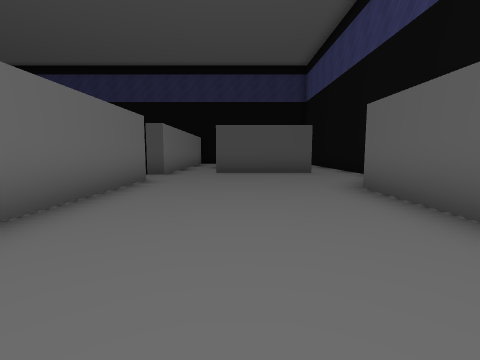
[1] (above)

15 first-person views from a walk through a 3-D level made in the Unity game engine. The camera is 1.3 m above the floor, tilts 6° down and sees 85° across. Doors are open. The floor is counted in squares, 2 m on a side. Each view is taken from the middle of a square. On the plan, view 1 faces up. The plan holds only what a view shows up to about 9 squares ahead; the rest is blank. The place goes on beyond the plan. The player is left out. Some animated figures are not drawn. Some surface patterns are stand-ins.

[2]
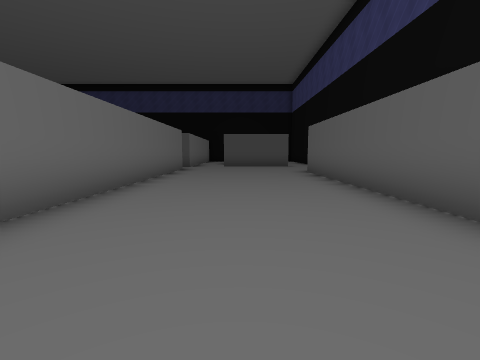

[3]
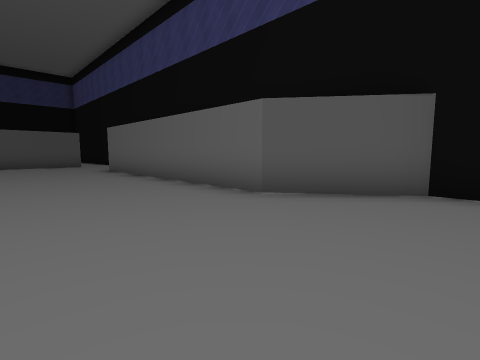

[4]
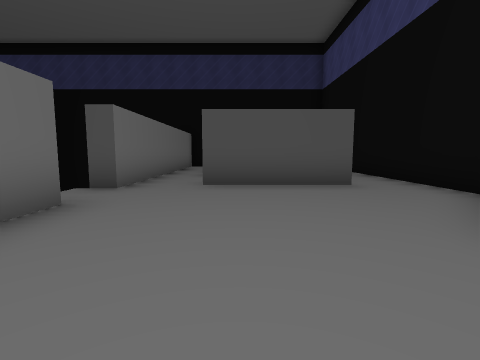

[5]
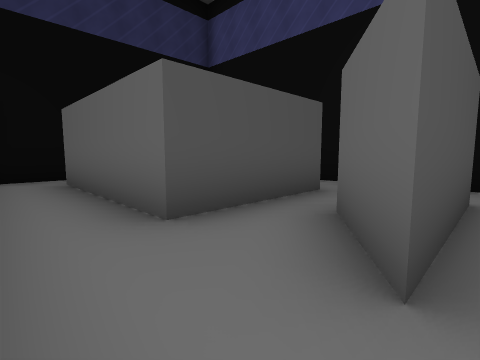

[6]
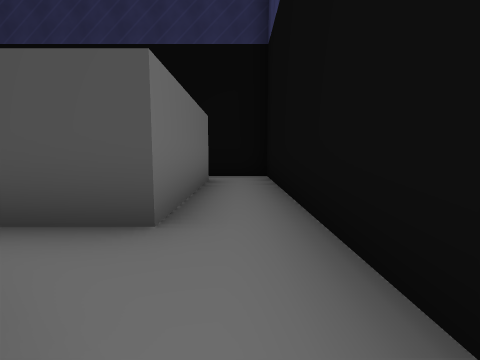

[7]
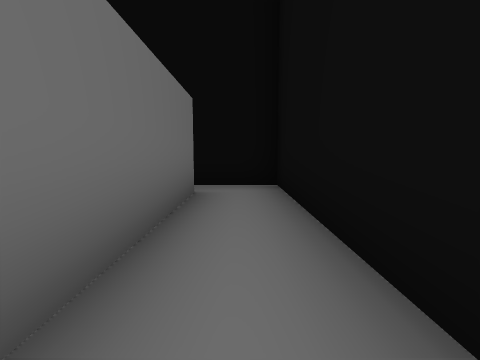

[8]
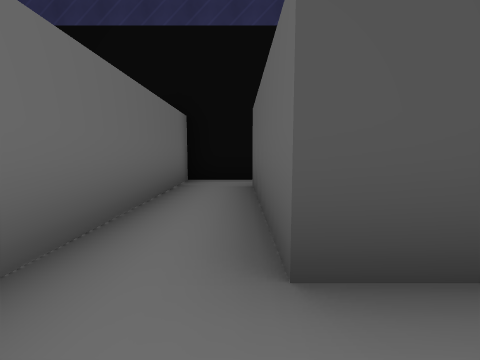

[9]
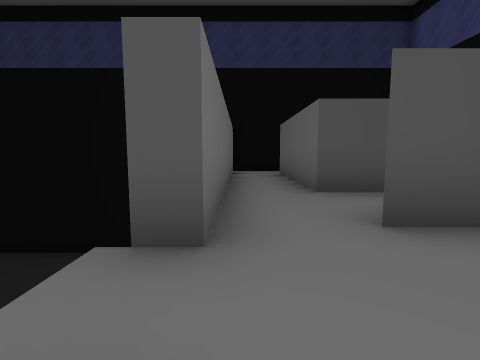

[10]
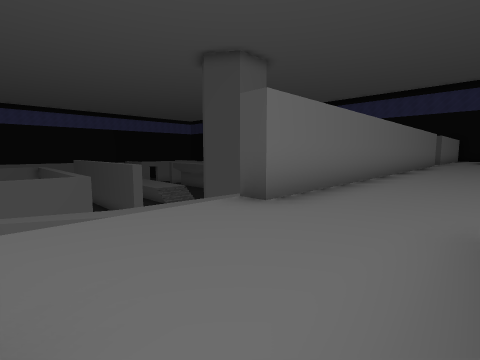

[11]
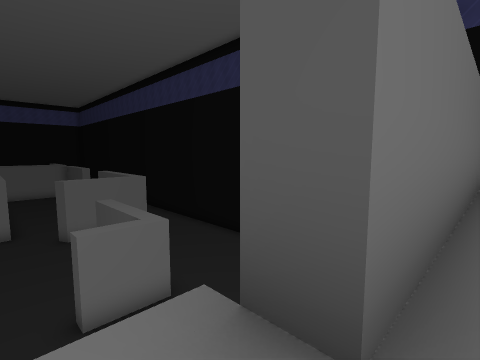

[12]
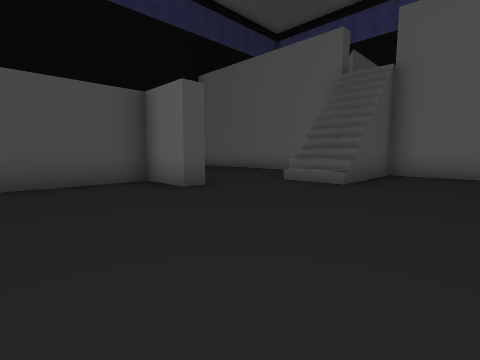

[13]
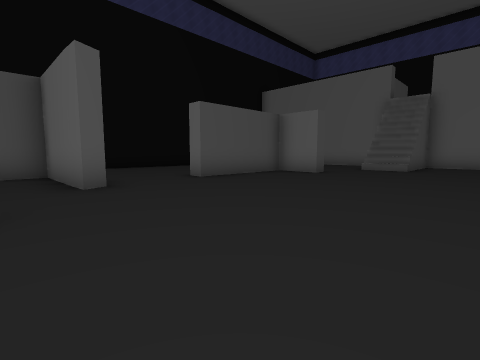

[14]
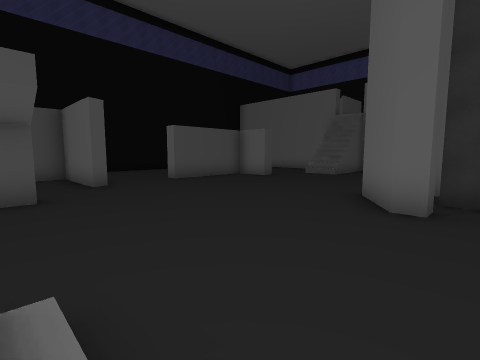

[15]
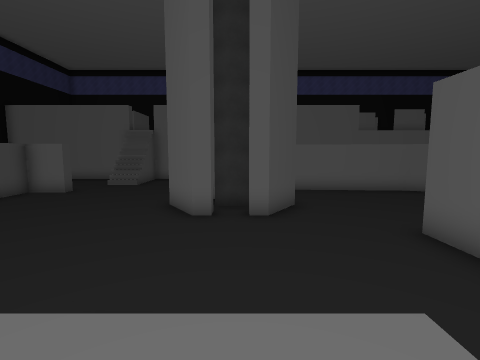

### Floor plan
Key: @ floor where view 1 was taken; # wall or solid block; . main floor; : floor 2 m higher than the main floor; + floor 6 m higher than the main floor; / step, stairs or slope.
Columns run from 19 left of view 1 to 4 right of it. Each row starts with its distance up from view 1.
 16                 ###
 15          ...    #++  ++
 14          ...    #++###+#
 13           ..    #++###+#
 12    ## .. ....   #++###+#
 11    .#.........  #++###+#
 10    .#...####... #++++++#
  9    ........#....#+++#++#
  8    .............#++###+#
  7   #...........///++++++
  6   ............//#++++++
  5   ..............#+++++#
  4   ..............#+++++#
  3   .....##       #+++++#
  2   /....###      #+++++#
  1 : /.....#       #+++++#
  0    ....##       #++@++#
 -1    .......      #+++++#
 -2    .......      #+++++#
 -3     ##....      #+++++##
 -4        ...      #++++++#
 -5         ..      #++++++
 -6                 #+++
 -7                 .++
 -8                 .++
 -9                 .+++

Where each view was taken, in squares from view 1:
view 1: 0 up, 0 right, facing up
view 2: 4 down, 0 right, facing up
view 3: 5 down, 1 left, facing up-right
view 4: 3 up, 0 right, facing up
view 5: 8 up, 2 left, facing up-right
view 6: 8 up, 3 right, facing up
view 7: 10 up, 3 right, facing up
view 8: 9 up, 1 left, facing up
view 9: 6 up, 2 left, facing up
view 10: 9 down, 0 right, facing up-left
view 11: 7 up, 2 left, facing up-left
view 12: 4 up, 11 left, facing up-right
view 13: 4 up, 16 left, facing up-right
view 14: 1 up, 17 left, facing up-right
view 15: 1 up, 19 left, facing right
